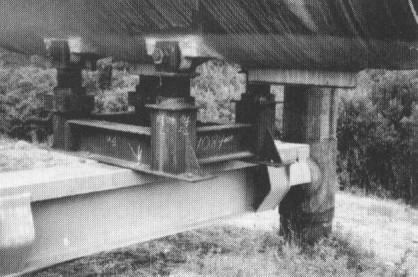
#> input picture CS_4113-PUMUB/bright.jpg, 418 x 277 px, given in place of lena.png, which was not available
$ python ex_fourteen.py   (older library calls are emulated)
#> lines starting #> are read from the running program, lines starting #| are printed output that depends on the picture; pictures that were not available may be replaced by others from this repository, and a replacement may not be noted
import cv2
import matplotlib.pyplot as plt
import numpy as np
# import matplotlib.image as plt

img = cv2.imread("lena.png")
#> img is the input picture: shape (277, 418, 3); min 38, max 253, mean 123.2
img2 = cv2.imread("sf2.jpg")
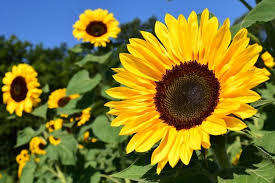
#> input picture CS_4113-PUMUB/sf2.jpg, 275 x 183 px
#> img2 is the input picture: shape (183, 275, 3); mean B, G, R 50.2, 120.3, 124.8
# img2 = cv2.rotate(img2,cv2.ROTATE_90_CLOCKWISE)

canny = cv2.Canny(img,100,200)
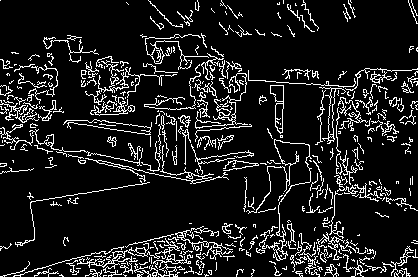
#> canny: shape (277, 418); 11.5% white in thin lines or dots
# cv2.imshow("canny",canny)

laplacian = cv2.Laplacian(img,cv2.CV_64F)
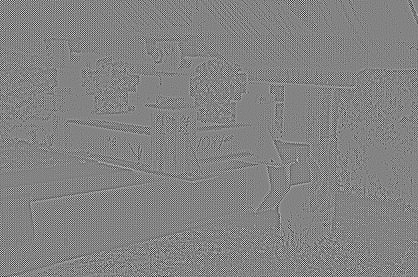
#> laplacian: shape (277, 418, 3) float64; min -305, max 286, mean 0; drawn with min black and max white
# cv2.imshow("laplacian",laplacian)

sobel = cv2.Sobel(img,cv2.CV_64F,0,1,ksize=5)
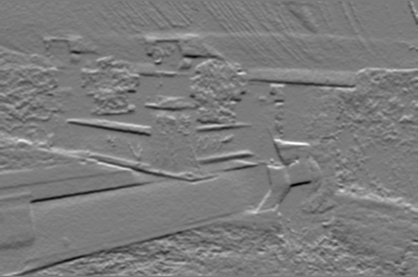
#> sobel: shape (277, 418, 3) float64; min -7002, max 7438, mean 33.3; drawn with min black and max white
# cv2.imshow("sobel",sobel)

plt.subplot(1,3,1)
plt.imshow(canny)
plt.title('canny Image')
plt.subplot(1,3,2)
plt.imshow(laplacian)
plt.title('laplacian Image')
plt.subplot(1,3,3)
plt.imshow(sobel)
plt.title('sobel Image')
plt.show()
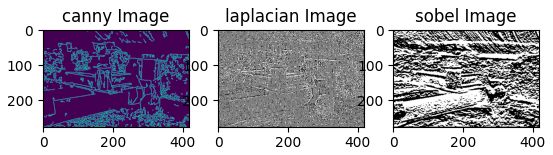
#> figure drawn by matplotlib, 3 panels

cv2.waitKey(0)
cv2.destroyAllWindows()
